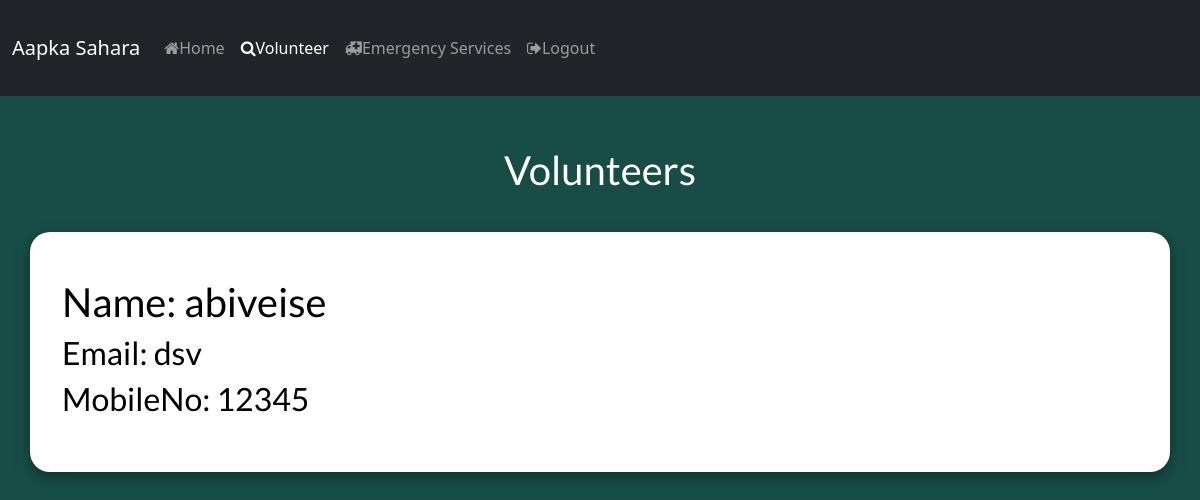
The page /seniorcitizen_dashboard/volunteer_page.php (signed in) on the database its author committed.
### tables this page shows
CREATE TABLE `volunteer` (
  `username` varchar(20) NOT NULL,
  `email` varchar(40) NOT NULL,
  `password` varchar(20) NOT NULL,
  `mobile` bigint(10) NOT NULL,
  `address` varchar(40) NOT NULL,
  `aadhar` bigint(12) NOT NULL,
  `dob` int(11) NOT NULL
);

### seniorcitizen_dashboard/volunteer_page.php (the view, shortened to what this page needs)
<!DOCTYPE html>
<html lang="en">
<head>
   <link href="https://cdn.jsdelivr.net/npm/bootstrap@5.0.0-beta3/dist/css/bootstrap.min.css" rel="stylesheet">
   <link rel="stylesheet" href="https://stackpath.bootstrapcdn.com/font-awesome/4.7.0/css/font-awesome.min.css">
   <link rel="stylesheet" href="../style_dashboard.css">
</head>
<body class="body1">
   <nav class="navbar navbar-expand-lg navbar-dark bg-dark">
      <div class="container-fluid">
         <a class="navbar-brand " href="#">Aapka Sahara</a>
         <div class="collapse navbar-collapse" id="navbarNavAltMarkup">
            <div class="navbar-nav mr-auto">
               <a class="nav-link " href="./home_page.php"><i class="fa fa-home" aria-hidden="true"></i>Home</a>
               <a class="nav-link active" aria-current="page" href="./volunteer_page.php"><i class="fa fa-search" aria-hidden="true"></i>Volunteer</a>
               <a class="nav-link " href="./emergency_services.php"><i class="fa fa-ambulance" aria-hidden="true"></i>Emergency Services</a>
               <a class="nav-link" href="../logout.php"><i class="fa fa-sign-out" aria-hidden="true"></i>Logout</a>
            </div>
         </div>
      </div>
   </nav>
   <h1 class="h1">
      Volunteers
   </h1>
   <table>
      <?php
      require('db.php');
      $sql = "SELECT username , email , mobile FROM volunteer
      ORDER BY RAND()
LIMIT 5;";
      $result = $con->query($sql);
      if ($result->num_rows > 0) {
         while ($row = $result->fetch_assoc()) {
            echo
            "<div class='card1 container-sm'>
                  <div class='info '>
                     <h1>Name:  {$row['username']}</h1>
                     <h2 >Email:  {$row['email']}</h2>
                     <h2>MobileNo: {$row['mobile']}</h2>
                  </div>
                  </div>";
         }
         echo "</table>";
      } else {
         echo " No results ";
      }
      ?>
</body>
</html>

### style_dashboard.css (style rules this page uses)
* { margin: 0; padding: 0; box-sizing: border-box; }
.container-fluid { height: 5rem; }
body { min-height: 100vh; }

### seniorcitizen_dashboard/volunteer_page.php (style rules this page uses)
.body1 { background-color: #184d47; color: white; }
.card1 { align-items: center; display: flex; width: 30vw; height: 30vh; color: blue; margin-bottom: 20px; margin-left: 10px; border-radius: 20px; box-shadow: 0 4px 8px 0 rgba(0, 0, 0, 0.2), 0 6px 20px 0 rgba(0, 0, 0, 0.19); overflow: hidden; font-family: 'Lato', sans-serif; color: black; background-color: white; text-align: center; }
.info { text-align: left; font-weight: bolder; padding-left: 20px; }
.h1 { font-family: 'Lato', sans-serif; text-align: center; padding-top: 50px; padding-bottom: 30px; }

### rows shown on the page
volunteer: username "abiveise", email "dsv", mobile "12345"
